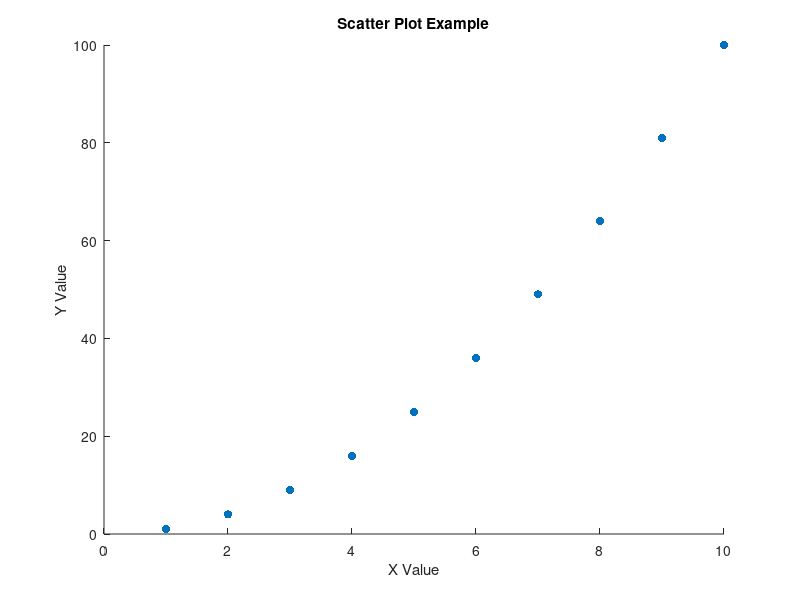

This chart was generated by the following MATLAB code:
% Easy Way:
%x = [1:10]';
%y = x.*x;
%plot(x,y,'r','Linewidth',2)

% Fancy way:
x = [];
y = [];

for xElem=1:10
    yElem = xElem*xElem;
    x=[x;xElem];
    y=[y;yElem];
end

scatter(x,y,'filled')
xlabel("X Value");
ylabel("Y Value");
title("Scatter Plot Example");


